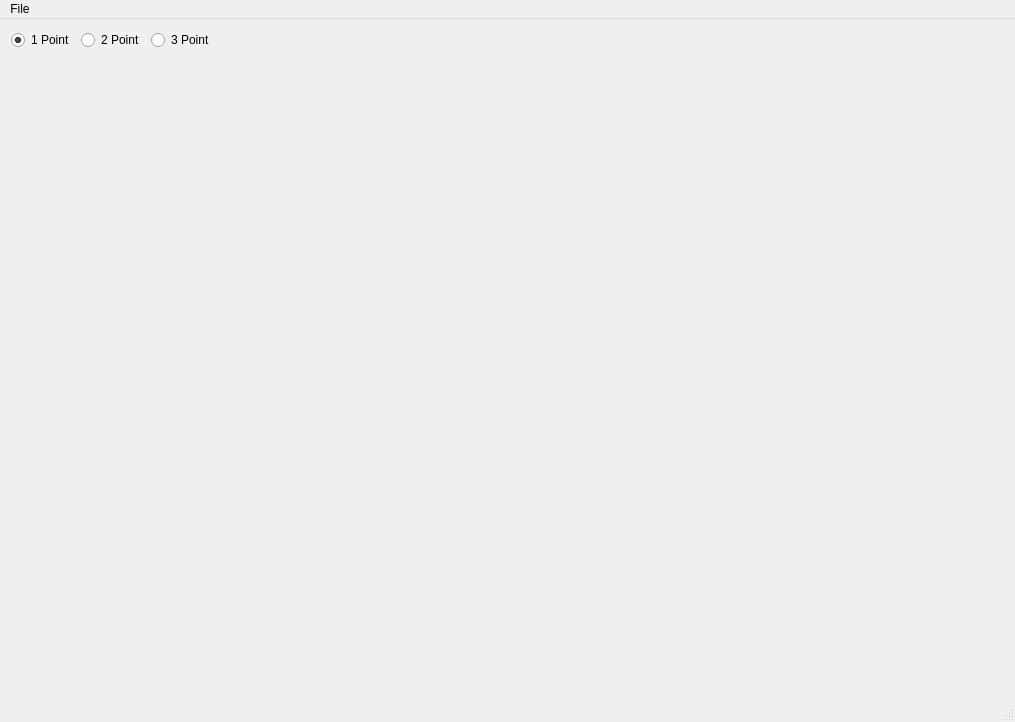
<?xml version="1.0" encoding="UTF-8"?>
<ui version="4.0">
 <class>MainWindow</class>
 <widget class="QMainWindow" name="MainWindow">
  <property name="geometry">
   <rect>
    <x>0</x>
    <y>0</y>
    <width>1015</width>
    <height>722</height>
   </rect>
  </property>
  <property name="windowTitle">
   <string>PerspectiveTool</string>
  </property>
  <widget class="QWidget" name="centralWidget">
   <layout class="QVBoxLayout" name="verticalLayout">
    <item>
     <layout class="QHBoxLayout" name="horizontalLayout">
      <item>
       <widget class="QRadioButton" name="onePointRadio">
        <property name="enabled">
         <bool>true</bool>
        </property>
        <property name="text">
         <string>1 Point</string>
        </property>
        <property name="checked">
         <bool>true</bool>
        </property>
        <attribute name="buttonGroup">
         <string notr="true">perspectiveSelectGroup</string>
        </attribute>
       </widget>
      </item>
      <item>
       <widget class="QRadioButton" name="twoPointRadio">
        <property name="text">
         <string>2 Point</string>
        </property>
        <attribute name="buttonGroup">
         <string notr="true">perspectiveSelectGroup</string>
        </attribute>
       </widget>
      </item>
      <item>
       <widget class="QRadioButton" name="threePointRadio">
        <property name="text">
         <string>3 Point</string>
        </property>
        <attribute name="buttonGroup">
         <string notr="true">perspectiveSelectGroup</string>
        </attribute>
       </widget>
      </item>
      <item>
       <spacer name="horizontalSpacer">
        <property name="orientation">
         <enum>Qt::Horizontal</enum>
        </property>
        <property name="sizeHint" stdset="0">
         <size>
          <width>40</width>
          <height>20</height>
         </size>
        </property>
       </spacer>
      </item>
     </layout>
    </item>
    <item>
     <widget class="PerspectiveEditor" name="perspectiveEditor" native="true">
      <property name="enabled">
       <bool>true</bool>
      </property>
      <property name="sizePolicy">
       <sizepolicy hsizetype="Expanding" vsizetype="Expanding">
        <horstretch>100</horstretch>
        <verstretch>100</verstretch>
       </sizepolicy>
      </property>
      <property name="minimumSize">
       <size>
        <width>0</width>
        <height>0</height>
       </size>
      </property>
     </widget>
    </item>
   </layout>
  </widget>
  <widget class="QMenuBar" name="menuBar">
   <property name="geometry">
    <rect>
     <x>0</x>
     <y>0</y>
     <width>1015</width>
     <height>21</height>
    </rect>
   </property>
   <widget class="QMenu" name="menuFile">
    <property name="title">
     <string>File</string>
    </property>
    <addaction name="actionNew"/>
    <addaction name="separator"/>
    <addaction name="actionQuit"/>
   </widget>
   <addaction name="menuFile"/>
  </widget>
  <widget class="QStatusBar" name="statusBar"/>
  <action name="actionNew">
   <property name="text">
    <string>New</string>
   </property>
  </action>
  <action name="actionQuit">
   <property name="text">
    <string>Quit</string>
   </property>
  </action>
 </widget>
 <layoutdefault spacing="6" margin="11"/>
 <customwidgets>
  <customwidget>
   <class>PerspectiveEditor</class>
   <extends>QWidget</extends>
   <header location="global">perspectiveeditor.h</header>
   <container>1</container>
  </customwidget>
 </customwidgets>
 <resources/>
 <connections/>
 <buttongroups>
  <buttongroup name="perspectiveSelectGroup"/>
 </buttongroups>
</ui>
